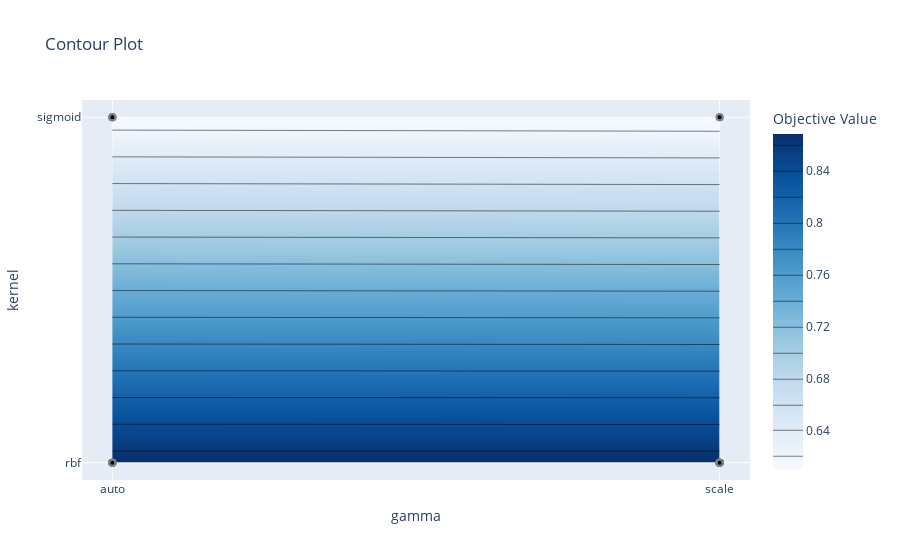

Source (notebook cell):
### Code cell
optuna.visualization.plot_contour(study, params=["kernel", "gamma"])

### Figure 1 — Plotly figure (JSON) as saved in the notebook; plotly's stock layout.template omitted (floating-point values rounded to 4 significant figures)
{"data": [{"colorbar": {"title": {"text": "Objective Value"}}, "colorscale": [[0, "rgb(247,251,255)"], [0.125, "rgb(222,235,247)"], [0.25, "rgb(198,219,239)"], [0.375, "rgb(158,202,225)"], [0.5, "rgb(107,174,214)"], [0.625, "rgb(66,146,198)"], [0.75, "rgb(33,113,181)"], [0.875, "rgb(8,81,156)"], [1, "rgb(8,48,107)"]], "connectgaps": true, "contours": {"coloring": "heatmap"}, "hoverinfo": "none", "line": {"smoothing": 1.3}, "reversescale": false, "type": "contour", "x": ["auto", "scale"], "y": ["rbf", "sigmoid"], "z": [[0.8688, 0.8687], [0.6104, 0.6095]]}, {"marker": {"color": "black", "line": {"color": "Gray", "width": 2}}, "mode": "markers", "name": "Feasible Trial", "showlegend": false, "type": "scatter", "x": ["auto", "scale", "scale", "auto", "scale", "auto", "auto", "scale", "scale", "auto", "auto", "scale", "scale", "auto", "scale", "auto", "scale", "auto", "auto", "scale", "scale", "scale", "scale", "scale", "scale", "scale", "auto", "scale", "auto", "auto"], "y": ["rbf", "rbf", "sigmoid", "rbf", "sigmoid", "sigmoid", "rbf", "rbf", "rbf", "sigmoid", "rbf", "rbf", "rbf", "rbf", "rbf", "rbf", "rbf", "rbf", "sigmoid", "rbf", "rbf", "rbf", "rbf", "rbf", "rbf", "rbf", "sigmoid", "rbf", "rbf", "rbf"]}, {"marker": {"color": "#cccccc", "line": {"color": "Gray", "width": 2}}, "mode": "markers", "name": "Infeasible Trial", "showlegend": false, "type": "scatter", "x": [], "y": []}], "layout": {"title": {"text": "Contour Plot"}, "xaxis": {"range": [-0.05, 1.05], "title": {"text": "gamma"}, "type": "category"}, "yaxis": {"range": [-0.05, 1.05], "title": {"text": "kernel"}, "type": "category"}}}
